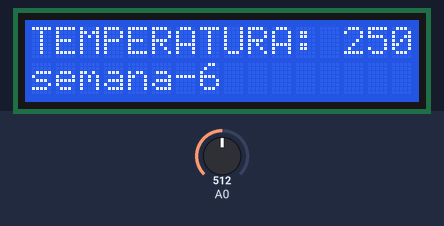
Bench run of a sketch on a simulated Arduino Uno, built with avr-gcc and run on an emulated ATmega328P. Shown: 16×2 character LCD. Inputs (shaded band) come from the test bench; at power-on: A0 = 512.

Above: at 1.2 s.
1.3 s: A0 set to 215
At 2.1 s:
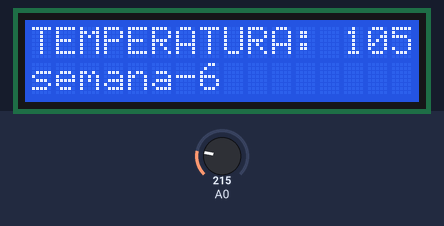
4.3 s: A0 set to 186
At 5.8 s:
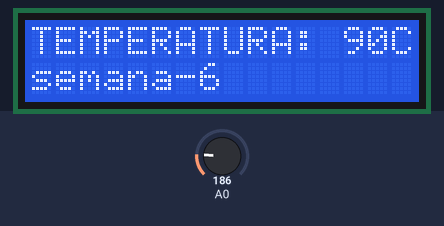
7.3 s: A0 set to 122
At 7.9 s:
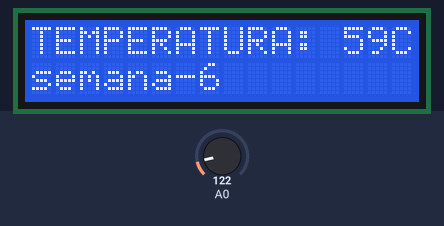
Timing chart, 0 to 10.3 s (numbered marks = the images above; inputs shaded):
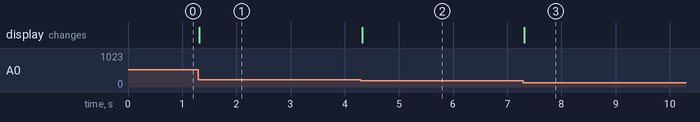

The sketch:

sensor_de_temperatura_copy_20221014114125.ino
```cpp
#include <LiquidCrystal.h>
LiquidCrystal lcd(12, 11, 5, 4, 3, 2);

void setup() {
lcd.begin(16, 2);
}

void loop()
{
  int c = centi ();

  lcd.setCursor(0,0);
  lcd.print("TEMPERATURA:   C");
  lcd.setCursor(13,0);
  lcd.print(c);
  lcd.setCursor(0,1);
  lcd.print("semana-6");

}

float centi()
{
  int dato;
  int c;
  dato= analogRead(A0);
  c = (500.0 * dato)/1023;
  return(c);
}
```

Measured:
- the behaviour switches between 205 and 204 on A0 (found by bisection; images 1 and 2)
- after the input at 1.3 s, the display: changes at once (image 1)
- after the input at 4.3 s, the display: changes at once (image 2)
- after the input at 7.3 s, the display: changes at once (image 3)
